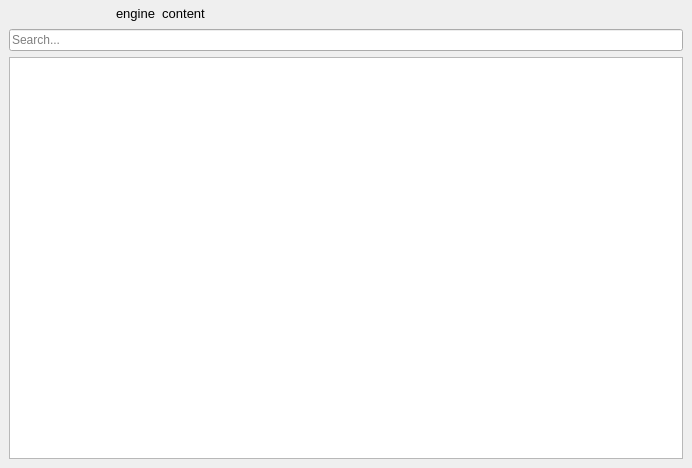
<?xml version="1.0" encoding="UTF-8"?>
<ui version="4.0">
 <class>contentBrowserDockWidget</class>
 <widget class="ContentBrowserDockWidget" name="contentBrowserDockWidget">
  <property name="geometry">
   <rect>
    <x>0</x>
    <y>0</y>
    <width>692</width>
    <height>468</height>
   </rect>
  </property>
  <property name="windowTitle">
   <string>ContentBroswer</string>
  </property>
  <widget class="QWidget" name="dockWidgetContents">
   <layout class="QVBoxLayout" name="verticalLayout">
    <property name="spacing">
     <number>6</number>
    </property>
    <property name="leftMargin">
     <number>9</number>
    </property>
    <property name="topMargin">
     <number>3</number>
    </property>
    <property name="rightMargin">
     <number>9</number>
    </property>
    <property name="bottomMargin">
     <number>9</number>
    </property>
    <item>
     <widget class="QWidget" name="navigationWidget" native="true">
      <property name="maximumSize">
       <size>
        <width>16777215</width>
        <height>32</height>
       </size>
      </property>
      <property name="styleSheet">
       <string notr="true">QPushButton {
    background: transparent;
    border: none;
    border-radius: 4px;
}
QPushButton:hover {
    background: rgba(255, 255, 255, 40);
}</string>
      </property>
      <layout class="QHBoxLayout" name="horizontalLayout_2">
       <property name="spacing">
        <number>0</number>
       </property>
       <property name="leftMargin">
        <number>0</number>
       </property>
       <property name="topMargin">
        <number>0</number>
       </property>
       <property name="rightMargin">
        <number>0</number>
       </property>
       <property name="bottomMargin">
        <number>0</number>
       </property>
       <item>
        <widget class="QPushButton" name="importPushButton">
         <property name="enabled">
          <bool>true</bool>
         </property>
         <property name="maximumSize">
          <size>
           <width>16777215</width>
           <height>28</height>
          </size>
         </property>
         <property name="autoFillBackground">
          <bool>false</bool>
         </property>
         <property name="text">
          <string/>
         </property>
         <property name="icon">
          <iconset>
           <normaloff>icon/import.png</normaloff>icon/import.png</iconset>
         </property>
         <property name="iconSize">
          <size>
           <width>28</width>
           <height>28</height>
          </size>
         </property>
         <property name="flat">
          <bool>true</bool>
         </property>
        </widget>
       </item>
       <item>
        <widget class="QPushButton" name="backPushButton">
         <property name="enabled">
          <bool>true</bool>
         </property>
         <property name="maximumSize">
          <size>
           <width>16777215</width>
           <height>28</height>
          </size>
         </property>
         <property name="autoFillBackground">
          <bool>false</bool>
         </property>
         <property name="text">
          <string/>
         </property>
         <property name="icon">
          <iconset>
           <normaloff>icon/back_circle.png</normaloff>icon/back_circle.png</iconset>
         </property>
         <property name="iconSize">
          <size>
           <width>28</width>
           <height>28</height>
          </size>
         </property>
         <property name="flat">
          <bool>true</bool>
         </property>
        </widget>
       </item>
       <item>
        <widget class="QPushButton" name="forwardPushButton">
         <property name="maximumSize">
          <size>
           <width>16777215</width>
           <height>28</height>
          </size>
         </property>
         <property name="autoFillBackground">
          <bool>false</bool>
         </property>
         <property name="text">
          <string/>
         </property>
         <property name="icon">
          <iconset>
           <normaloff>icon/forward_circle.png</normaloff>icon/forward_circle.png</iconset>
         </property>
         <property name="iconSize">
          <size>
           <width>28</width>
           <height>28</height>
          </size>
         </property>
         <property name="flat">
          <bool>false</bool>
         </property>
        </widget>
       </item>
       <item>
        <widget class="QLabel" name="folderLabel">
         <property name="maximumSize">
          <size>
           <width>28</width>
           <height>28</height>
          </size>
         </property>
         <property name="styleSheet">
          <string notr="true">pixemap</string>
         </property>
         <property name="text">
          <string/>
         </property>
         <property name="pixmap">
          <pixmap>icon/folder_closed.png</pixmap>
         </property>
         <property name="scaledContents">
          <bool>true</bool>
         </property>
        </widget>
       </item>
       <item>
        <widget class="QWidget" name="pathWidget" native="true">
         <layout class="QHBoxLayout" name="horizontalLayout">
          <property name="spacing">
           <number>0</number>
          </property>
          <property name="leftMargin">
           <number>4</number>
          </property>
          <property name="topMargin">
           <number>0</number>
          </property>
          <property name="rightMargin">
           <number>0</number>
          </property>
          <property name="bottomMargin">
           <number>0</number>
          </property>
          <item>
           <widget class="QPushButton" name="pushButton_2">
            <property name="maximumSize">
             <size>
              <width>16777215</width>
              <height>28</height>
             </size>
            </property>
            <property name="font">
             <font>
              <pointsize>10</pointsize>
             </font>
            </property>
            <property name="text">
             <string>engine</string>
            </property>
           </widget>
          </item>
          <item>
           <widget class="QLabel" name="label_2">
            <property name="maximumSize">
             <size>
              <width>28</width>
              <height>28</height>
             </size>
            </property>
            <property name="text">
             <string/>
            </property>
            <property name="pixmap">
             <pixmap>icon/path_seperator.png</pixmap>
            </property>
            <property name="scaledContents">
             <bool>true</bool>
            </property>
           </widget>
          </item>
          <item>
           <widget class="QPushButton" name="pushButton">
            <property name="maximumSize">
             <size>
              <width>16777215</width>
              <height>28</height>
             </size>
            </property>
            <property name="font">
             <font>
              <pointsize>10</pointsize>
             </font>
            </property>
            <property name="text">
             <string>content</string>
            </property>
           </widget>
          </item>
         </layout>
        </widget>
       </item>
       <item>
        <spacer name="horizontalSpacer">
         <property name="orientation">
          <enum>Qt::Orientation::Horizontal</enum>
         </property>
         <property name="sizeHint" stdset="0">
          <size>
           <width>40</width>
           <height>20</height>
          </size>
         </property>
        </spacer>
       </item>
      </layout>
     </widget>
    </item>
    <item>
     <widget class="QLineEdit" name="searchLineEdit">
      <property name="text">
       <string/>
      </property>
      <property name="placeholderText">
       <string>Search...</string>
      </property>
     </widget>
    </item>
    <item>
     <widget class="QWidget" name="contentWidget" native="true">
      <property name="enabled">
       <bool>true</bool>
      </property>
      <property name="layoutDirection">
       <enum>Qt::LayoutDirection::LeftToRight</enum>
      </property>
      <layout class="QVBoxLayout" name="verticalLayout_2">
       <property name="spacing">
        <number>0</number>
       </property>
       <property name="leftMargin">
        <number>0</number>
       </property>
       <property name="topMargin">
        <number>0</number>
       </property>
       <property name="rightMargin">
        <number>0</number>
       </property>
       <property name="bottomMargin">
        <number>0</number>
       </property>
       <item>
        <widget class="ContentBrowserViewWidget" name="contentListWidget">
         <property name="contextMenuPolicy">
          <enum>Qt::ContextMenuPolicy::CustomContextMenu</enum>
         </property>
         <property name="iconSize">
          <size>
           <width>80</width>
           <height>80</height>
          </size>
         </property>
         <property name="resizeMode">
          <enum>QListView::ResizeMode::Adjust</enum>
         </property>
         <property name="spacing">
          <number>10</number>
         </property>
         <property name="gridSize">
          <size>
           <width>90</width>
           <height>90</height>
          </size>
         </property>
         <property name="viewMode">
          <enum>QListView::ViewMode::IconMode</enum>
         </property>
        </widget>
       </item>
      </layout>
     </widget>
    </item>
   </layout>
  </widget>
 </widget>
 <customwidgets>
  <customwidget>
   <class>ContentBrowserViewWidget</class>
   <extends>QListWidget</extends>
   <header>content_broswer_view_widget.py</header>
  </customwidget>
  <customwidget>
   <class>ContentBrowserDockWidget</class>
   <extends>QDockWidget</extends>
   <header>content_broswer_dock_widget.py</header>
  </customwidget>
 </customwidgets>
 <resources/>
 <connections/>
</ui>
